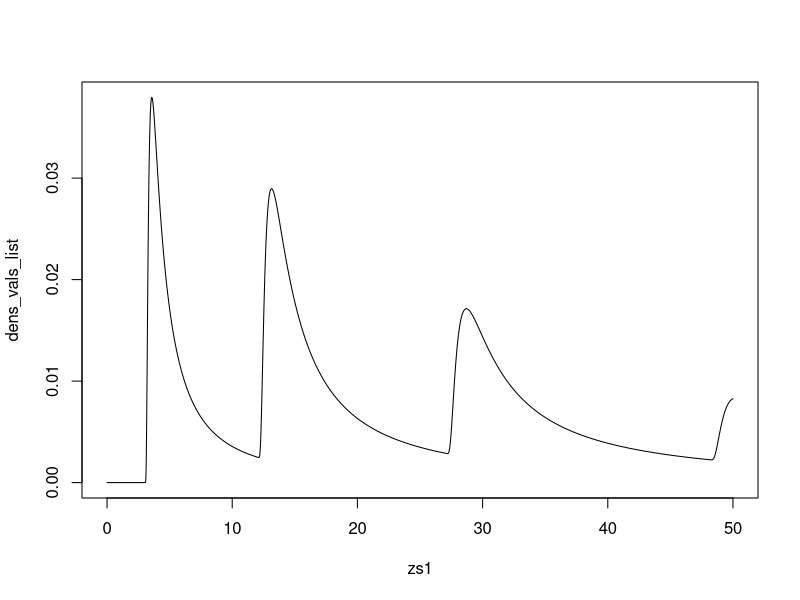

Here is the R script that generated this plot: (Note: this script raises an error after producing the figure.)
lambda <- 2
gamm <- 3
delt <- 3

bet_tilde <- 1

gamm_tilde_half = function(n) {n * abs(gamm)^0.5}

delt_tilde = function(n) {n*delt + tan(pi/4) * (n^2 *abs(gamm) - n*gamm)}


dens <- function(z,n) {partialsum = 0
  for(k in 1:n){
    if(delt_tilde(k)<z){
      partialsum = partialsum + (lambda^k * exp(-lambda)/factorial(k)) *  gamm_tilde_half(k)/(2*pi) * (z-delt_tilde(k))^(-1.5) * exp(-gamm_tilde_half(k)/(2*(z-delt_tilde(k))))}
}
  return(partialsum)
}

zs1 = seq(0, 50, by = 0.01)
dens_vals_list <- c(length(zs1))

for(i in 1:length(zs1)){
  dens_vals_list[i] <- dens(zs1[i],20)}

plot(zs1,dens_vals_list,"l")

#integrate(dens,0,1000,n=50)

cdf <- function(z,n) {partialsum = exp(-lambda) 
  for(k in 1:n){
    if(delt_tilde(k)<z){
      partialsum = partialsum + (lambda^k * exp(-lambda)/factorial(k)) *  erfc(gamm_tilde_half(k)/sqrt((2*(z-delt_tilde(k)))))
  }
  return(partialsum)
  }
  }

zs2 = seq(0, 500, by = 0.1)
cdf_vals_list <- c(1:5001)
length(zs2)
length(cdf_vals_list)


for(i in 1:length(zs2)){
  cdf_vals_list[i] <- cdf(zs1[i],100)}

length(zs2)
length(cdf_vals_list)
plot(zs2,cdf_vals_list,"l")





gammadist <- function(u,i) {bet^(alph*i)*u*(alph * i -1) * exp(-bet*u)/gamma(alph*i)}


cdf <- function(z,n) {partialsum = exp(-lambda)
if(n>0){
  
  for(k in 1:n){
    partialsum = partialsum + (lambda^k * exp(-lambda)/factorial(k)) * integrate(gammadist,0,z,i=k)$value
  } 
} 

return(partialsum)
}


zs2 = seq(0, 10, by = 0.01)
cdf_vals_list <- c(length(zs2))

for(i in 1:length(zs2)){
  cdf_vals_list[i] <- cdf(zs2[i],30)}


plot(zs2,cdf_vals_list,"l")
